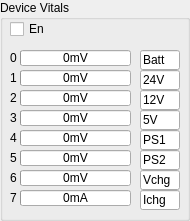
   <widget class="QGroupBox" name="groupBox_6">
    <property name="geometry">
     <rect>
      <x>10</x>
      <y>240</y>
      <width>190</width>
      <height>221</height>
     </rect>
    </property>
    <property name="title">
     <string>Device Vitals</string>
    </property>
    <widget class="QProgressBar" name="pbarVitals0">
     <property name="geometry">
      <rect>
       <x>20</x>
       <y>50</y>
       <width>111</width>
       <height>16</height>
      </rect>
     </property>
     <property name="sizePolicy">
      <sizepolicy hsizetype="Expanding" vsizetype="Fixed">
       <horstretch>0</horstretch>
       <verstretch>0</verstretch>
      </sizepolicy>
     </property>
     <property name="layoutDirection">
      <enum>Qt::LeftToRight</enum>
     </property>
     <property name="maximum">
      <number>30000</number>
     </property>
     <property name="value">
      <number>0</number>
     </property>
     <property name="alignment">
      <set>Qt::AlignLeading|Qt::AlignLeft|Qt::AlignTop</set>
     </property>
     <property name="textVisible">
      <bool>true</bool>
     </property>
     <property name="orientation">
      <enum>Qt::Horizontal</enum>
     </property>
     <property name="invertedAppearance">
      <bool>false</bool>
     </property>
     <property name="textDirection">
      <enum>QProgressBar::TopToBottom</enum>
     </property>
     <property name="format">
      <string>%vmV</string>
     </property>
    </widget>
    <widget class="QLabel" name="label_27">
     <property name="geometry">
      <rect>
       <x>10</x>
       <y>50</y>
       <width>16</width>
       <height>16</height>
      </rect>
     </property>
     <property name="text">
      <string>0</string>
     </property>
    </widget>
    <widget class="QProgressBar" name="pbarVitals1">
     <property name="geometry">
      <rect>
       <x>20</x>
       <y>70</y>
       <width>111</width>
       <height>16</height>
      </rect>
     </property>
     <property name="sizePolicy">
      <sizepolicy hsizetype="Expanding" vsizetype="Fixed">
       <horstretch>0</horstretch>
       <verstretch>0</verstretch>
      </sizepolicy>
     </property>
     <property name="layoutDirection">
      <enum>Qt::LeftToRight</enum>
     </property>
     <property name="maximum">
      <number>30000</number>
     </property>
     <property name="value">
      <number>0</number>
     </property>
     <property name="alignment">
      <set>Qt::AlignLeading|Qt::AlignLeft|Qt::AlignTop</set>
     </property>
     <property name="textVisible">
      <bool>true</bool>
     </property>
     <property name="orientation">
      <enum>Qt::Horizontal</enum>
     </property>
     <property name="invertedAppearance">
      <bool>false</bool>
     </property>
     <property name="textDirection">
      <enum>QProgressBar::TopToBottom</enum>
     </property>
     <property name="format">
      <string>%vmV</string>
     </property>
    </widget>
    <widget class="QLabel" name="label_28">
     <property name="geometry">
      <rect>
       <x>10</x>
       <y>70</y>
       <width>16</width>
       <height>16</height>
      </rect>
     </property>
     <property name="text">
      <string>1</string>
     </property>
    </widget>
    <widget class="QProgressBar" name="pbarVitals2">
     <property name="geometry">
      <rect>
       <x>20</x>
       <y>90</y>
       <width>111</width>
       <height>16</height>
      </rect>
     </property>
     <property name="sizePolicy">
      <sizepolicy hsizetype="Expanding" vsizetype="Fixed">
       <horstretch>0</horstretch>
       <verstretch>0</verstretch>
      </sizepolicy>
     </property>
     <property name="layoutDirection">
      <enum>Qt::LeftToRight</enum>
     </property>
     <property name="maximum">
      <number>30000</number>
     </property>
     <property name="value">
      <number>0</number>
     </property>
     <property name="alignment">
      <set>Qt::AlignLeading|Qt::AlignLeft|Qt::AlignTop</set>
     </property>
     <property name="textVisible">
      <bool>true</bool>
     </property>
     <property name="orientation">
      <enum>Qt::Horizontal</enum>
     </property>
     <property name="invertedAppearance">
      <bool>false</bool>
     </property>
     <property name="textDirection">
      <enum>QProgressBar::TopToBottom</enum>
     </property>
     <property name="format">
      <string>%vmV</string>
     </property>
    </widget>
    <widget class="QLabel" name="label_29">
     <property name="geometry">
      <rect>
       <x>10</x>
       <y>90</y>
       <width>16</width>
       <height>16</height>
      </rect>
     </property>
     <property name="text">
      <string>2</string>
     </property>
    </widget>
    <widget class="QProgressBar" name="pbarVitals3">
     <property name="geometry">
      <rect>
       <x>20</x>
       <y>110</y>
       <width>111</width>
       <height>16</height>
      </rect>
     </property>
     <property name="sizePolicy">
      <sizepolicy hsizetype="Expanding" vsizetype="Fixed">
       <horstretch>0</horstretch>
       <verstretch>0</verstretch>
      </sizepolicy>
     </property>
     <property name="layoutDirection">
      <enum>Qt::LeftToRight</enum>
     </property>
     <property name="maximum">
      <number>30000</number>
     </property>
     <property name="value">
      <number>0</number>
     </property>
     <property name="alignment">
      <set>Qt::AlignLeading|Qt::AlignLeft|Qt::AlignTop</set>
     </property>
     <property name="textVisible">
      <bool>true</bool>
     </property>
     <property name="orientation">
      <enum>Qt::Horizontal</enum>
     </property>
     <property name="invertedAppearance">
      <bool>false</bool>
     </property>
     <property name="textDirection">
      <enum>QProgressBar::TopToBottom</enum>
     </property>
     <property name="format">
      <string>%vmV</string>
     </property>
    </widget>
    <widget class="QLabel" name="label_30">
     <property name="geometry">
      <rect>
       <x>10</x>
       <y>110</y>
       <width>16</width>
       <height>16</height>
      </rect>
     </property>
     <property name="text">
      <string>3</string>
     </property>
    </widget>
    <widget class="QProgressBar" name="pbarVitals4">
     <property name="geometry">
      <rect>
       <x>20</x>
       <y>130</y>
       <width>111</width>
       <height>16</height>
      </rect>
     </property>
     <property name="sizePolicy">
      <sizepolicy hsizetype="Expanding" vsizetype="Fixed">
       <horstretch>0</horstretch>
       <verstretch>0</verstretch>
      </sizepolicy>
     </property>
     <property name="layoutDirection">
      <enum>Qt::LeftToRight</enum>
     </property>
     <property name="maximum">
      <number>30000</number>
     </property>
     <property name="value">
      <number>0</number>
     </property>
     <property name="alignment">
      <set>Qt::AlignLeading|Qt::AlignLeft|Qt::AlignTop</set>
     </property>
     <property name="textVisible">
      <bool>true</bool>
     </property>
     <property name="orientation">
      <enum>Qt::Horizontal</enum>
     </property>
     <property name="invertedAppearance">
      <bool>false</bool>
     </property>
     <property name="textDirection">
      <enum>QProgressBar::TopToBottom</enum>
     </property>
     <property name="format">
      <string>%vmV</string>
     </property>
    </widget>
    <widget class="QLabel" name="label_31">
     <property name="geometry">
      <rect>
       <x>10</x>
       <y>130</y>
       <width>16</width>
       <height>16</height>
      </rect>
     </property>
     <property name="text">
      <string>4</string>
     </property>
    </widget>
    <widget class="QLabel" name="label_32">
     <property name="geometry">
      <rect>
       <x>10</x>
       <y>150</y>
       <width>16</width>
       <height>16</height>
      </rect>
     </property>
     <property name="text">
      <string>5</string>
     </property>
    </widget>
    <widget class="QProgressBar" name="pbarVitals5">
     <property name="geometry">
      <rect>
       <x>20</x>
       <y>150</y>
       <width>111</width>
       <height>16</height>
      </rect>
     </property>
     <property name="sizePolicy">
      <sizepolicy hsizetype="Expanding" vsizetype="Fixed">
       <horstretch>0</horstretch>
       <verstretch>0</verstretch>
      </sizepolicy>
     </property>
     <property name="layoutDirection">
      <enum>Qt::LeftToRight</enum>
     </property>
     <property name="maximum">
      <number>30000</number>
     </property>
     <property name="value">
      <number>0</number>
     </property>
     <property name="alignment">
      <set>Qt::AlignLeading|Qt::AlignLeft|Qt::AlignTop</set>
     </property>
     <property name="textVisible">
      <bool>true</bool>
     </property>
     <property name="orientation">
      <enum>Qt::Horizontal</enum>
     </property>
     <property name="invertedAppearance">
      <bool>false</bool>
     </property>
     <property name="textDirection">
      <enum>QProgressBar::TopToBottom</enum>
     </property>
     <property name="format">
      <string>%vmV</string>
     </property>
    </widget>
    <widget class="QLabel" name="label_33">
     <property name="geometry">
      <rect>
       <x>10</x>
       <y>170</y>
       <width>16</width>
       <height>16</height>
      </rect>
     </property>
     <property name="text">
      <string>6</string>
     </property>
    </widget>
    <widget class="QProgressBar" name="pbarVitals6">
     <property name="geometry">
      <rect>
       <x>20</x>
       <y>170</y>
       <width>111</width>
       <height>16</height>
      </rect>
     </property>
     <property name="sizePolicy">
      <sizepolicy hsizetype="Expanding" vsizetype="Fixed">
       <horstretch>0</horstretch>
       <verstretch>0</verstretch>
      </sizepolicy>
     </property>
     <property name="layoutDirection">
      <enum>Qt::LeftToRight</enum>
     </property>
     <property name="maximum">
      <number>30000</number>
     </property>
     <property name="value">
      <number>0</number>
     </property>
     <property name="alignment">
      <set>Qt::AlignLeading|Qt::AlignLeft|Qt::AlignTop</set>
     </property>
     <property name="textVisible">
      <bool>true</bool>
     </property>
     <property name="orientation">
      <enum>Qt::Horizontal</enum>
     </property>
     <property name="invertedAppearance">
      <bool>false</bool>
     </property>
     <property name="textDirection">
      <enum>QProgressBar::TopToBottom</enum>
     </property>
     <property name="format">
      <string>%vmV</string>
     </property>
    </widget>
    <widget class="QProgressBar" name="pbarVitals7">
     <property name="geometry">
      <rect>
       <x>20</x>
       <y>190</y>
       <width>111</width>
       <height>16</height>
      </rect>
     </property>
     <property name="sizePolicy">
      <sizepolicy hsizetype="Expanding" vsizetype="Fixed">
       <horstretch>0</horstretch>
       <verstretch>0</verstretch>
      </sizepolicy>
     </property>
     <property name="layoutDirection">
      <enum>Qt::LeftToRight</enum>
     </property>
     <property name="maximum">
      <number>30000</number>
     </property>
     <property name="value">
      <number>0</number>
     </property>
     <property name="alignment">
      <set>Qt::AlignLeading|Qt::AlignLeft|Qt::AlignTop</set>
     </property>
     <property name="textVisible">
      <bool>true</bool>
     </property>
     <property name="orientation">
      <enum>Qt::Horizontal</enum>
     </property>
     <property name="invertedAppearance">
      <bool>false</bool>
     </property>
     <property name="textDirection">
      <enum>QProgressBar::TopToBottom</enum>
     </property>
     <property name="format">
      <string>%vmA</string>
     </property>
    </widget>
    <widget class="QLabel" name="label_34">
     <property name="geometry">
      <rect>
       <x>10</x>
       <y>190</y>
       <width>16</width>
       <height>16</height>
      </rect>
     </property>
     <property name="text">
      <string>7</string>
     </property>
    </widget>
    <widget class="QCheckBox" name="cbEnVitals">
     <property name="geometry">
      <rect>
       <x>10</x>
       <y>20</y>
       <width>50</width>
       <height>18</height>
      </rect>
     </property>
     <property name="text">
      <string>En</string>
     </property>
    </widget>
    <widget class="QLineEdit" name="lineEdit_17">
     <property name="geometry">
      <rect>
       <x>140</x>
       <y>50</y>
       <width>40</width>
       <height>20</height>
      </rect>
     </property>
     <property name="text">
      <string>Batt</string>
     </property>
    </widget>
    <widget class="QLineEdit" name="lineEdit_18">
     <property name="geometry">
      <rect>
       <x>140</x>
       <y>70</y>
       <width>40</width>
       <height>20</height>
      </rect>
     </property>
     <property name="text">
      <string>24V</string>
     </property>
    </widget>
    <widget class="QLineEdit" name="lineEdit_19">
     <property name="geometry">
      <rect>
       <x>140</x>
       <y>90</y>
       <width>40</width>
       <height>20</height>
      </rect>
     </property>
     <property name="text">
      <string>12V</string>
     </property>
    </widget>
    <widget class="QLineEdit" name="lineEdit_20">
     <property name="geometry">
      <rect>
       <x>140</x>
       <y>110</y>
       <width>40</width>
       <height>20</height>
      </rect>
     </property>
     <property name="text">
      <string>5V</string>
     </property>
    </widget>
    <widget class="QLineEdit" name="lineEdit_21">
     <property name="geometry">
      <rect>
       <x>140</x>
       <y>130</y>
       <width>40</width>
       <height>20</height>
      </rect>
     </property>
     <property name="text">
      <string>PS1</string>
     </property>
    </widget>
    <widget class="QLineEdit" name="lineEdit_22">
     <property name="geometry">
      <rect>
       <x>140</x>
       <y>150</y>
       <width>40</width>
       <height>20</height>
      </rect>
     </property>
     <property name="text">
      <string>PS2</string>
     </property>
    </widget>
    <widget class="QLineEdit" name="lineEdit_23">
     <property name="geometry">
      <rect>
       <x>140</x>
       <y>170</y>
       <width>40</width>
       <height>20</height>
      </rect>
     </property>
     <property name="text">
      <string>Vchg</string>
     </property>
    </widget>
    <widget class="QLineEdit" name="lineEdit_24">
     <property name="geometry">
      <rect>
       <x>140</x>
       <y>190</y>
       <width>40</width>
       <height>20</height>
      </rect>
     </property>
     <property name="text">
      <string>Ichg</string>
     </property>
    </widget>
   </widget>
